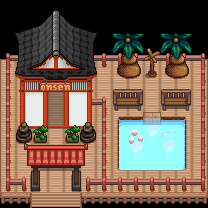

Below is a game level as drawn by its tile map, then a one-line description and the .tmx file that defines it, in full:
An orthogonal 13x13 tile map with 16x16 px tiles, 5 tile layers (Back, Back1, Buildings, Front, ...).

<map version="1.10" tiledversion="1.11.2" orientation="orthogonal" renderorder="right-down" width="13" height="13" tilewidth="16" tileheight="16" infinite="0" nextlayerid="52" nextobjectid="9">
 <tileset firstgid="1" name="OnsenTiles" tilewidth="16" tileheight="16" tilecount="1350" columns="27">
  <image source="SmallOnsenTiles.png" width="432" height="800" />
  <tile id="138">
   <animation>
    <frame tileid="138" duration="500" />
    <frame tileid="113" duration="500" />
   </animation>
  </tile>
  <tile id="266">
   <animation>
    <frame tileid="266" duration="500" />
    <frame tileid="267" duration="500" />
    <frame tileid="268" duration="500" />
    <frame tileid="269" duration="500" />
   </animation>
  </tile>
  <tile id="293">
   <animation>
    <frame tileid="293" duration="500" />
    <frame tileid="294" duration="500" />
    <frame tileid="295" duration="500" />
    <frame tileid="296" duration="500" />
   </animation>
  </tile>
  <tile id="371">
   <animation>
    <frame tileid="371" duration="450" />
    <frame tileid="372" duration="450" />
    <frame tileid="373" duration="450" />
    <frame tileid="374" duration="450" />
    <frame tileid="375" duration="450" />
    <frame tileid="376" duration="450" />
    <frame tileid="377" duration="450" />
    <frame tileid="398" duration="450" />
   </animation>
  </tile>
  <tile id="574">
   <animation>
    <frame tileid="521" duration="200" />
    <frame tileid="548" duration="200" />
    <frame tileid="575" duration="200" />
   </animation>
  </tile>
  <tile id="745">
   <animation>
    <frame tileid="745" duration="300" />
    <frame tileid="746" duration="300" />
    <frame tileid="747" duration="300" />
    <frame tileid="748" duration="300" />
   </animation>
  </tile>
  <tile id="772">
   <animation>
    <frame tileid="772" duration="250" />
    <frame tileid="773" duration="250" />
    <frame tileid="774" duration="250" />
    <frame tileid="775" duration="250" />
   </animation>
  </tile>
  <tile id="1121">
   <animation>
    <frame tileid="1121" duration="250" />
    <frame tileid="1038" duration="250" />
    <frame tileid="1039" duration="250" />
    <frame tileid="1040" duration="250" />
   </animation>
  </tile>
  <tile id="1148">
   <animation>
    <frame tileid="1148" duration="250" />
    <frame tileid="1065" duration="250" />
    <frame tileid="1066" duration="250" />
    <frame tileid="1067" duration="250" />
   </animation>
  </tile>
 </tileset>
 <layer id="47" name="Back" width="13" height="13">
  <data encoding="csv">
0,0,0,0,0,0,0,0,0,0,0,0,0,
0,0,0,0,0,0,0,0,0,0,0,0,0,
0,0,0,0,0,0,0,0,0,0,0,0,0,
0,0,0,0,0,0,0,22,22,22,22,22,0,
0,49,49,49,49,49,49,49,49,49,49,49,0,
0,76,76,316,76,76,76,76,76,76,76,76,0,
0,76,76,316,76,107,76,76,76,76,76,76,0,
0,76,76,343,76,76,76,76,76,142,76,76,0,
0,76,76,76,76,76,76,76,193,193,139,76,0,
0,76,76,76,76,76,76,76,139,193,193,76,0,
0,76,76,76,76,76,76,76,76,76,76,76,0,
0,0,77,77,77,0,0,0,0,0,0,0,0,
0,0,132,132,132,0,0,0,0,0,0,0,0
</data>
 </layer>
 <layer id="48" name="Back1" width="13" height="13">
  <properties>
   <property name="Draw" value="Back" />
  </properties>
  <data encoding="csv">
0,0,0,0,0,0,0,0,0,0,0,0,0,
0,0,0,0,0,0,0,0,0,0,0,0,0,
0,0,0,0,0,0,0,0,0,0,0,0,0,
0,0,0,0,0,0,0,0,0,0,0,0,0,
0,0,0,0,0,0,0,0,0,0,0,0,0,
0,0,0,0,0,0,0,0,0,0,0,0,0,
0,0,0,0,0,0,0,0,0,0,0,0,0,
0,0,0,0,0,0,0,0,0,0,0,0,0,
0,1337,1343,1344,1345,1346,0,0,0,0,0,0,0,
0,0,0,0,0,0,0,0,0,0,0,0,0,
0,0,0,0,0,0,0,0,0,0,0,0,0,
0,0,0,0,0,0,0,0,0,0,0,0,0,
0,0,0,0,0,0,0,0,0,0,0,0,0
</data>
 </layer>
 <layer id="49" name="Buildings" width="13" height="13">
  <data encoding="csv">
0,0,0,0,0,0,0,0,0,0,0,0,0,
0,0,0,0,0,0,0,0,0,0,0,0,0,
0,0,0,0,0,0,0,0,0,0,0,0,0,
21,22,22,22,22,22,22,591,592,575,591,592,27,
48,260,261,262,263,264,0,618,619,602,618,619,54,
75,287,288,0,0,0,0,0,0,0,0,0,81,
75,314,315,0,317,318,105,946,947,0,946,947,54,
48,341,342,0,344,345,79,111,141,0,143,113,81,
75,818,396,0,396,818,79,138,821,0,0,140,54,
48,0,0,0,0,0,79,138,0,0,0,140,54,
75,0,0,0,0,0,79,165,166,166,166,167,81,
102,103,98,0,100,107,106,104,104,104,104,104,108,
129,131,0,0,0,133,134,134,134,134,134,134,135
</data>
 </layer>
 <layer id="50" name="Front" width="13" height="13">
  <data encoding="csv">
0,152,153,0,155,156,0,0,0,0,0,0,0,
0,0,0,0,0,0,0,0,0,0,0,0,0,
205,0,0,0,0,0,211,0,0,0,0,0,0,
232,233,234,235,236,237,238,0,0,0,0,0,0,
259,0,0,0,0,0,265,0,0,0,0,0,0,
0,0,0,0,0,0,0,0,0,0,0,0,0,
0,0,0,0,0,0,0,0,0,0,0,0,0,
0,791,369,0,369,791,0,0,0,0,0,0,0,
0,0,0,0,0,0,0,0,0,0,0,0,0,
0,0,0,0,0,0,0,0,0,0,0,0,0,
0,0,71,0,73,0,0,0,0,0,0,0,0,
0,97,0,0,0,101,0,0,0,0,0,0,0,
0,0,0,0,0,0,0,0,0,0,0,0,0
</data>
 </layer>
 <layer id="51" name="AlwaysFront" width="13" height="13">
  <properties>
   <property name="Draw" value="Front" />
  </properties>
  <data encoding="csv">
151,152,153,154,155,156,157,0,0,0,0,0,0,
178,179,180,181,182,183,184,0,0,0,0,0,0,
205,206,207,208,209,210,211,564,565,0,564,565,0,
0,0,0,0,0,0,0,0,0,0,0,0,0,
0,260,261,262,263,264,0,0,0,0,0,0,0,
0,0,0,212,290,291,0,919,920,0,919,920,0,
0,0,0,0,0,0,0,0,0,0,0,0,0,
0,0,0,0,0,0,0,0,0,267,0,0,0,
0,16,17,18,19,20,0,0,267,294,267,0,0,
0,43,44,45,46,47,0,0,294,0,294,0,0,
0,70,0,72,0,74,0,0,0,0,0,0,0,
0,0,0,0,0,0,0,0,0,0,0,0,0,
0,0,0,0,0,0,0,0,0,0,0,0,0
</data>
 </layer>
</map>
